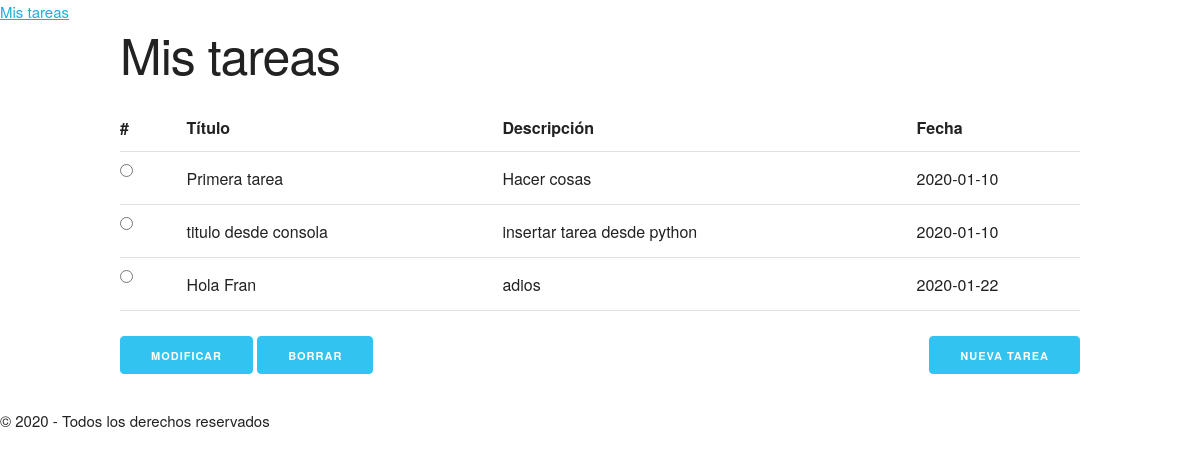
Before: / with the older database file.
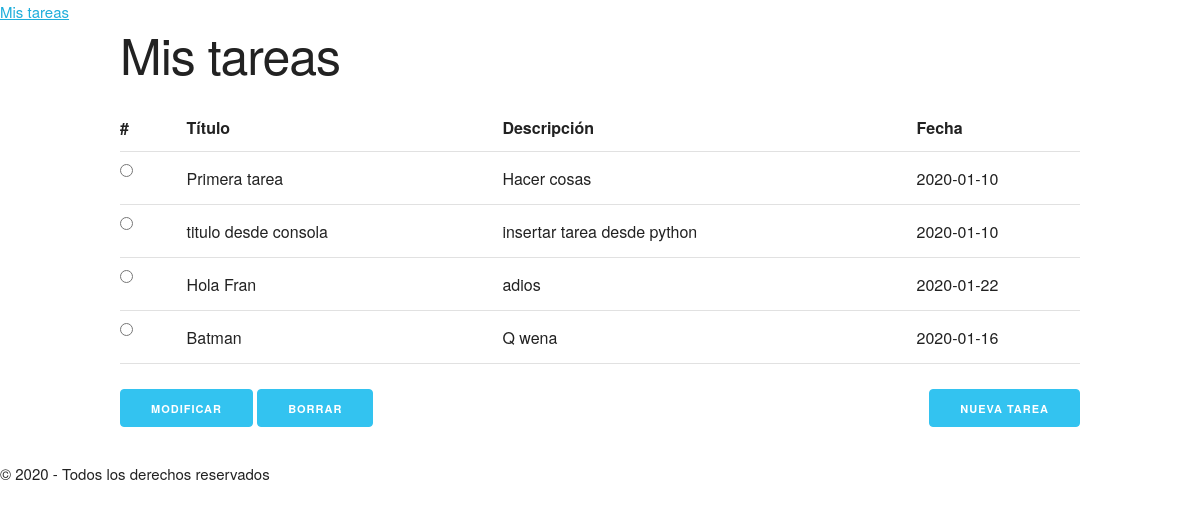
After: the same page with the newer database file.
### tables this page shows
CREATE TABLE "tareas" (
	"id"	INTEGER PRIMARY KEY AUTOINCREMENT,
	"titulo"	TEXT NOT NULL,
	"descripcion"	TEXT,
	"fecha"	TEXT NOT NULL
);

### tasks/routes.py (the view)
@app.route("/")
def index():
    registros = todasTareasDB()
    return render_template("index.html", registros=registros)

### tasks/routes.py (called while the page is built)
def todasTareasDB():
    conn = sqlite3.connect(BASE_DATOS)
    cursor = conn.cursor()
    consulta = 'SELECT titulo, descripcion, fecha, id FROM tareas;'
    rows = cursor.execute(consulta)
    filas = []
    for row in rows:
        filas.append(row)
    print(filas)
    conn.close()
    return filas

### tasks/templates/index.html (shortened to what this page needs)
{% extends "base.html" %}
{% block content %}
    <h1>Mis tareas</h1>
    <form action="/processtask">
        <table class="u-full-width">
            <tr>
                <th>#</th>
                <th>Título</th>
                <th>Descripción</th>
                <th>Fecha</th>
            </tr>
            {% for tarea in registros %}
            <tr>
                <td><input type="radio" name="ix" value="{{tarea[3]}}" ></td>
                <td>{{tarea[0]}}</td>
                <td>{{tarea[1]}}</td>
                <td>{{tarea[2]}}</td>
            </tr>
            {% endfor %}
        </table>
        <button class="button-primary" name="btnModificar" type="submit">Modificar</button>
        <button class="button-primary" name="btnBorrar" type="submit">Borrar</button>
        <a class="button button-primary u-pull-right" href="/newtask">Nueva tarea</a>
    </form>
{% endblock %}

### tasks/templates/base.html (shortened to what this page needs)
<html lang="en">
<head>
    <link rel="stylesheet" href="/static/css/normalize.css">
    <link rel="stylesheet" href="/static/css/skeleton.css">
    <link rel="stylesheet" href="/static/css/styles.css">
</head>
<body>
    <header>
        <a href="/" class="logo">Mis tareas</a>
    </header>
    <section class="container">
        {% block content %}{% endblock %}
    </section>
    <footer>&copy 2020 - Todos los derechos reservados</footer>
</body>
</html>

### tasks/static/css/skeleton.css (style rules this page uses)
.container { position: relative; width: 100%; max-width: 960px; margin: 0 auto; padding: 0 20px; box-sizing: border-box; }
@media (min-width: 400px) { .container { width: 85%; padding: 0; } }
@media (min-width: 550px) { .container { width: 80%; } }
html { font-size: 62.5%; }
body { font-size: 1.5em; line-height: 1.6; font-weight: 400; font-family: "Raleway", "HelveticaNeue", "Helvetica Neue", Helvetica, Arial, sans-serif; color: #222; }
h1, h2, h3, h4, h5, h6 { margin-top: 0; margin-bottom: 2rem; font-weight: 300; }
h1 { font-size: 4.0rem; line-height: 1.2; letter-spacing: -.1rem; }
@media (min-width: 550px) { h1 { font-size: 5.0rem; } }
a { color: #1EAEDB; }
.button, button, input[type="submit"], input[type="reset"], input[type="button"] { display: inline-block; height: 38px; padding: 0 30px; color: #555; text-align: center; font-size: 11px; font-weight: 600; line-height: 38px; letter-spacing: .1rem; text-transform: uppercase; text-decoration: none; white-space: nowrap; background-color: transparent; border-radius: 4px; border: 1px solid #bbb; cursor: pointer; box-sizing: border-box; }
.button.button-primary, button.button-primary, input[type="submit"].button-primary, input[type="reset"].button-primary, input[type="button"].button-primary { color: #FFF; background-color: #33C3F0; border-color: #33C3F0; }
input[type="checkbox"], input[type="radio"] { display: inline; }
th, td { padding: 12px 15px; text-align: left; border-bottom: 1px solid #E1E1E1; }
th:first-child, td:first-child { padding-left: 0; }
th:last-child, td:last-child { padding-right: 0; }
button, .button { margin-bottom: 1rem; }
input, textarea, select, fieldset { margin-bottom: 1.5rem; }
pre, blockquote, dl, figure, table, p, ul, ol, form { margin-bottom: 2.5rem; }
.u-full-width { width: 100%; box-sizing: border-box; }
.u-pull-right { float: right; }
.container:after, .row:after, .u-cf { content: ""; display: table; clear: both; }

Changed rows visible on the page:
added tareas: titulo "Batman", descripcion "Q wena", fecha "2020-01-16"
